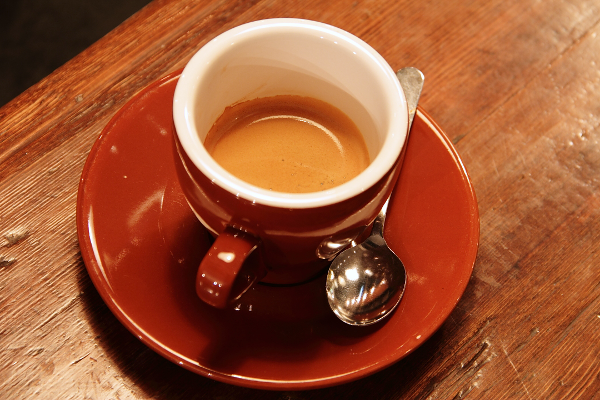
#> input picture skimage.data.coffee(), 600 x 400 px
$ python task5.py
#> lines starting #> are read from the running program, lines starting #| are printed output that depends on the picture
import cv2
import numpy as np
from skimage import data
from sklearn.cluster import MeanShift, estimate_bandwidth
import matplotlib.pyplot as plt
from segmentation.topic_four.task1_2 import kmeans_segmentation
from segmentation.topic_four.task4 import dbscan_segmentation


def mean_shift_segmentation(image):
    # Формируем массив pixels в зависимости от количества измерений
    if len(image.shape) == 2:  # Grayscale
        pixels = image.reshape(-1, 1)
    else:  # Цветное изображение
        pixels = image.reshape(-1, 3)
    bandwidth = estimate_bandwidth(pixels, quantile=0.2, n_samples=50)
    ms = MeanShift(bandwidth=bandwidth, bin_seeding=True)
    ms.fit(pixels)
    labels_ms = ms.labels_
    centers_ms = ms.cluster_centers_.astype(np.uint8)
    segmented_image_ms = centers_ms[labels_ms].reshape(image.shape)
    return segmented_image_ms


def segment_and_display(image, image_name):
    k = 3
    segmented_image_kmeans = kmeans_segmentation(image, n_clusters=k)

    segmented_image_ms = mean_shift_segmentation(image=image)

    segmented_image_db, n_clusters = dbscan_segmentation(img=image, return_clusters=True)
    print(f'Номер кластеров{n_clusters}')
    # Display the results
    fig, axes = plt.subplots(1, 4, figsize=(20, 5))
    axes[0].imshow(image)
    axes[0].set_title(f'Исходное ({image_name})')
    axes[1].imshow(segmented_image_kmeans)
    axes[1].set_title('K-Means')
    axes[2].imshow(segmented_image_ms)
    axes[2].set_title('Mean Shift')
    axes[3].imshow(segmented_image_db)
    axes[3].set_title('DBSCAN')
    for ax in axes:
        ax.axis('off')
    plt.savefig(f'C:/Users/dania/PycharmProjects/pythonProject/segmentation/results/{image_name}_segmentation.png')
    plt.show()


if __name__ == "__main__":
    # Load sample images from scikit-image
    images = [
        (data.coffee(), 'Coffee'),
        (data.astronaut(), 'Astronaut'),
        (data.chelsea(), 'Chelsea')
    ]
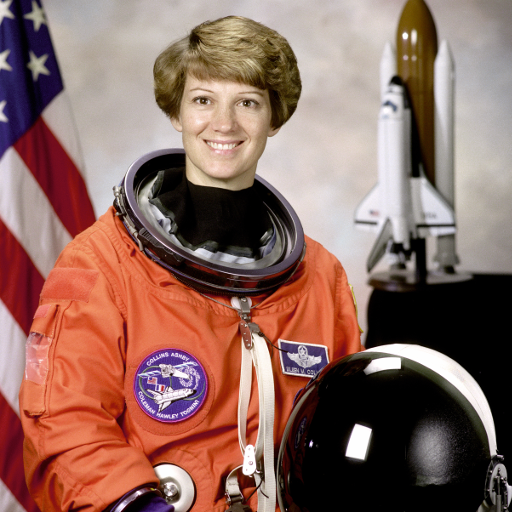
#> input picture skimage.data.astronaut(), 512 x 512 px
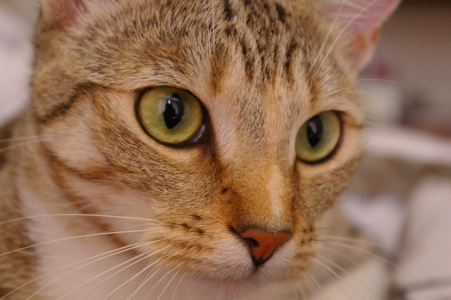
#> input picture skimage.data.chelsea(), 451 x 300 px
    img_path = 'C:/Users/dania/PycharmProjects/pythonProject/segmentation/images/langs.jpg'
    langs = cv2.imread(img_path)
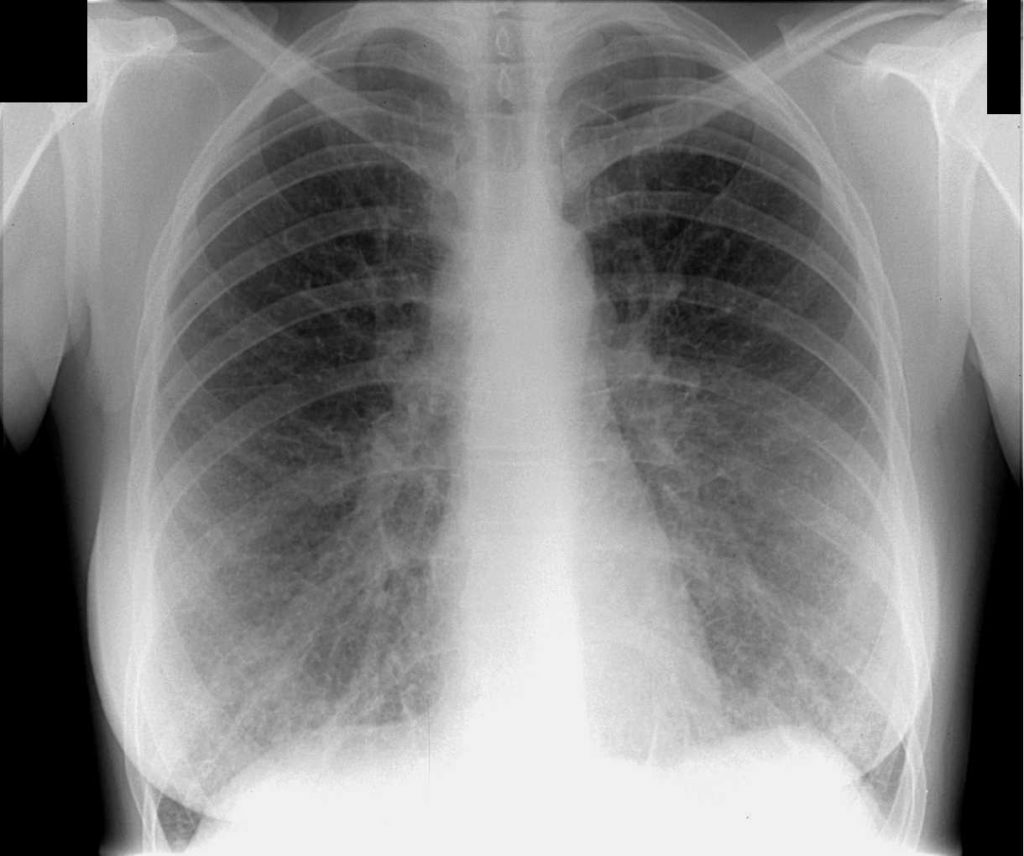
#> input picture images/langs.jpg, 1024 x 856 px, found by its file name
#> langs is the input picture: shape (856, 1024, 3); min 0, max 254, mean 133.5
    images = [
        (langs, 'Langs')
    ]

    # Perform segmentation and display for each image
    for img, name in images:
#> (the run stopped early here; a loop or call above may not have finished)
